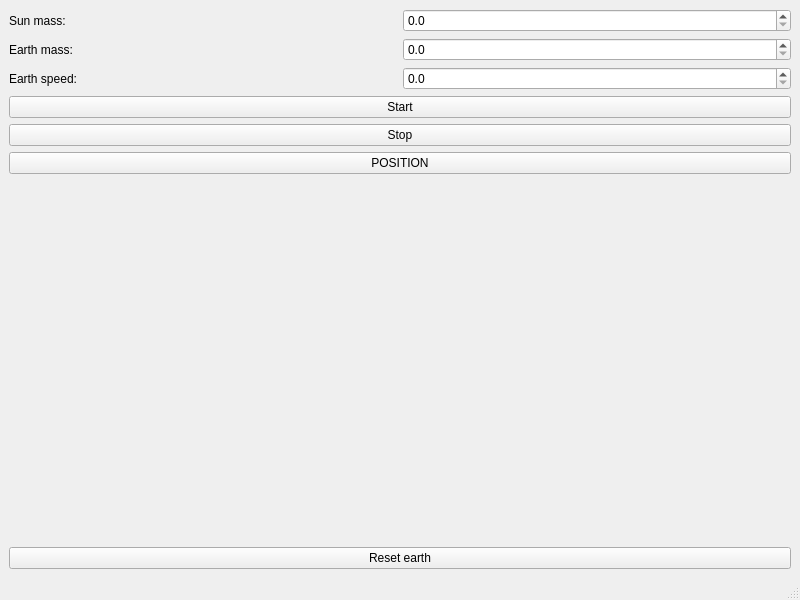
<?xml version="1.0" encoding="UTF-8"?>
<ui version="4.0">
 <class>MainWindow</class>
 <widget class="QMainWindow" name="MainWindow">
  <property name="geometry">
   <rect>
    <x>0</x>
    <y>0</y>
    <width>800</width>
    <height>600</height>
   </rect>
  </property>
  <property name="windowTitle">
   <string>MainWindow</string>
  </property>
  <widget class="QWidget" name="centralwidget">
   <layout class="QHBoxLayout" name="horizontalLayout">
    <item>
     <layout class="QVBoxLayout" name="GVLayout"/>
    </item>
    <item>
     <layout class="QVBoxLayout" name="settingsLayout">
      <item>
       <layout class="QHBoxLayout" name="horizontalLayout_3">
        <item>
         <widget class="QLabel" name="label">
          <property name="text">
           <string>Sun mass:</string>
          </property>
         </widget>
        </item>
        <item>
         <widget class="QDoubleSpinBox" name="sun_mass">
          <property name="decimals">
           <number>1</number>
          </property>
          <property name="maximum">
           <double>100000.000000000000000</double>
          </property>
         </widget>
        </item>
       </layout>
      </item>
      <item>
       <layout class="QHBoxLayout" name="horizontalLayout_4">
        <item>
         <widget class="QLabel" name="label_3">
          <property name="text">
           <string>Earth mass:</string>
          </property>
         </widget>
        </item>
        <item>
         <widget class="QDoubleSpinBox" name="earth_mass">
          <property name="decimals">
           <number>1</number>
          </property>
          <property name="maximum">
           <double>100000.000000000000000</double>
          </property>
         </widget>
        </item>
       </layout>
      </item>
      <item>
       <layout class="QHBoxLayout" name="horizontalLayout_5">
        <item>
         <widget class="QLabel" name="label_2">
          <property name="text">
           <string>Earth speed:</string>
          </property>
         </widget>
        </item>
        <item>
         <widget class="QDoubleSpinBox" name="earth_speed">
          <property name="decimals">
           <number>1</number>
          </property>
          <property name="maximum">
           <double>100000.000000000000000</double>
          </property>
         </widget>
        </item>
       </layout>
      </item>
      <item>
       <widget class="QPushButton" name="play_pause_btn">
        <property name="text">
         <string>Start</string>
        </property>
       </widget>
      </item>
      <item>
       <widget class="QPushButton" name="stop_btn">
        <property name="text">
         <string>Stop</string>
        </property>
       </widget>
      </item>
      <item>
       <widget class="QPushButton" name="position_velosity_btn">
        <property name="text">
         <string>POSITION</string>
        </property>
       </widget>
      </item>
      <item>
       <spacer name="verticalSpacer">
        <property name="orientation">
         <enum>Qt::Vertical</enum>
        </property>
        <property name="sizeHint" stdset="0">
         <size>
          <width>20</width>
          <height>40</height>
         </size>
        </property>
       </spacer>
      </item>
      <item>
       <widget class="QPushButton" name="reset_btn">
        <property name="text">
         <string>Reset earth</string>
        </property>
       </widget>
      </item>
     </layout>
    </item>
   </layout>
  </widget>
  <widget class="QMenuBar" name="menubar">
   <property name="geometry">
    <rect>
     <x>0</x>
     <y>0</y>
     <width>800</width>
     <height>22</height>
    </rect>
   </property>
  </widget>
  <widget class="QStatusBar" name="statusbar"/>
 </widget>
 <resources/>
 <connections/>
</ui>
